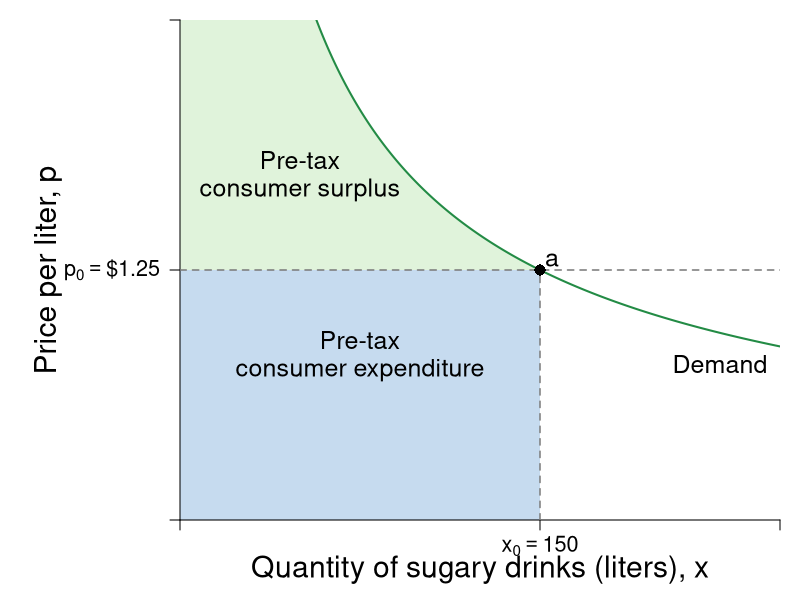

Write the R code that produced this figure.
library(shape)
pdf(file = "indmarketdemand/sugar_bev_demand_initial.pdf", width = 9, height = 7)

#Set parameters for graphics
pointsize <- 1.8
axislabelsize <- 1.8
labelsize <- 1.5
namesize <- 1.8
annotatesize <- 1.5
graphlinewidth <- 2
segmentlinewidth <- 1.5

COL <- c("#7fc97f", "#beaed4", "#fdc086", "#ffff99", "#386cb0", "#f0027f", "#bf5b17", "#666666")
COLA <- c("#e0f3db", "#99d8c9","#66c2a4","#41ae76", "#238b45", "#005824")
COLB <- c("#c6dbef", "#4eb3d3", "#2b8cbe", "#0868ac","#084081")
COLC <- c("#fcfbfd", "#efedf5", "#dadaeb", "#bcbddc", "#9e9ac8", "#807dba", "#6a51a3", "#54278f", "#3f007d")
Grays <- gray.colors(25, start =1, end = 0)

par(mar =  c(4, 9, 1, 1))

indiffA <- function(x, alpha = 0.5, uA = 5) {
  (uA / x^alpha)^(1/(1 - alpha))
}

cef <- function(x, e = 1.4, k = 44.7982){
  k*(x^(-1/e))
}

#The inverse demand function to creat the relative points
cefinv <- function(p, e = 1.4, k = 44.7982){
  (p/k)^(-e)
}

xlims <- c(0, 250)
ylims <- c(0, 2.5)

npts <- 501 
x <- seq(xlims[1], xlims[2], length.out = npts)
y <- seq(ylims[1], ylims[2], length.out = npts) 

plot(0, 0, xlim = xlims, ylim = ylims, type = "n",
     xlab = expression(paste("")),
     ylab = expression(paste("")), 
     xaxt = "n", 
     yaxt = "n", 
     cex.lab = axislabelsize, 
     bty = "n",
     xaxs = "i", 
     yaxs = "i")


## Paremeters to enable editing points 
## I've assumed a tax of 20% to make this more visible 
## I'll comment on that in the caption
tax <- 1.2 #20 percent tax
prices <- c(1.25, 1.25*tax) 
xprices <- c(cefinv(prices[1]), cefinv(prices[2]))

ticksy <- c(0, prices[1], ylims[2])
ylabels <- c(NA, expression(paste(p[0] == phantom(),"$1.25")),  NA)
ticksx <- c(0, xprices[1], xlims[2])
xlabels <- c(NA,  expression(paste(x[0]) == 150), NA)

#text(-23, prices[2] - 0.09, expression(paste(phantom() == phantom(),"$1.50")), xpd = TRUE, cex.axis = labelsize - 0.2)


npts <- 500 
xx1 <- seq(xlims[1], xlims[2], length.out = npts)
xx2 <- seq(48, xprices[2], length.out = npts)
xx3 <- seq(xprices[2], xprices[1], length.out = npts)

#Label axes
#mtext(expression(paste("Quantity of sugary drinks (liters), ", x)), side = 1, line = 2.5, cex = axislabelsize)
text(0.5*xlims[2], -0.25, expression(paste("Quantity of sugary drinks (liters), ", x)), xpd = TRUE, cex = axislabelsize) 
text(-55, 0.5*ylims[2], expression(paste("Price per liter, ", p)), xpd = TRUE, cex = axislabelsize, srt = 90) 

# Shade Regions
#Initial consumer surplus

#Lost consumer surplus
# C
polygon(c(xprices[2], xx3, xprices[1]), 
        c(prices[1], cef(xx3), prices[1]), 
        border = FALSE, 
        col = COLA[1])
# B
rect(0, 0, xprices[2], prices[1], col = COLB[1], density = NULL, border = NA)

# E
rect(0, prices[1], xprices[2], prices[2], 
     col = COLA[1],
     #col ="#9ecae1",
     density = NULL, border = NA)

# A
rect(0, prices[2], 48.5, ylims[2], 
     col = COLA[1], 
     density = NULL, border = NA)
polygon(c(48, xx2, xprices[2]), 
        c(prices[2], cef(xx2), prices[2]), 
        border = FALSE, col = COLA[1])

# E
rect(xprices[2], 0, 150, prices[1], 
     col = COLB[1], 
     #col = "#deebf7", 
     density = NULL, border = NA)

axis(1, at = ticksx, pos = 0, labels = xlabels, cex.axis = labelsize - 0.2)
axis(2, at = ticksy, pos = 0, labels = ylabels, las = 1, cex.axis = labelsize - 0.2)


# Segments
segments(xprices[1], 0, xprices[1], prices[1], lty = 2, col = Grays[20] , lwd = segmentlinewidth)
segments(0,  prices[1], xlims[2],  prices[1], lty = 2, col = Grays[20] , lwd = segmentlinewidth)

# segments(0, prices[2], xprices[2], prices[2], lty = 2, col = "gray" , lwd = segmentlinewidth)
# segments(xprices[2], 0, xprices[2], prices[2], lty = 2, col = "gray" , lwd = segmentlinewidth)

# Demand Curve
lines(xx1, cef(xx1), col = COLA[5], lwd = graphlinewidth)
text(xlims[2] - 0.1*xlims[2], 0.78, expression(Demand), cex = annotatesize)

# Points
points(xprices[1], prices[1], pch = 16, col = "black", cex = 1.5)
text(xprices[1] + 5, prices[1] + 0.05, expression(a), cex = labelsize)

# points(xprices[2], prices[2], pch = 16, col = "black", cex = 1.5)
# text(xprices[2] + 5, prices[2] + 0.05, expression(b), cex = labelsize)

# Label Regions
# text(125, 1.35, expression(C), cex = labelsize)
# text(50, 1, expression(B), cex = labelsize)
# text(50, 1.35, expression(E), cex = labelsize)
# text(50, 1.75, expression(A), cex = labelsize)
# text(125, 1, expression(D), cex = labelsize)

text(50, 1.8, expression("Pre-tax"), cex = labelsize)
text(50, 1.65, expression("consumer surplus"), cex = labelsize)
text(75, 0.9, expression("Pre-tax"), cex = labelsize)
text(75, 0.75, expression("consumer expenditure"), cex = labelsize)



dev.off()
